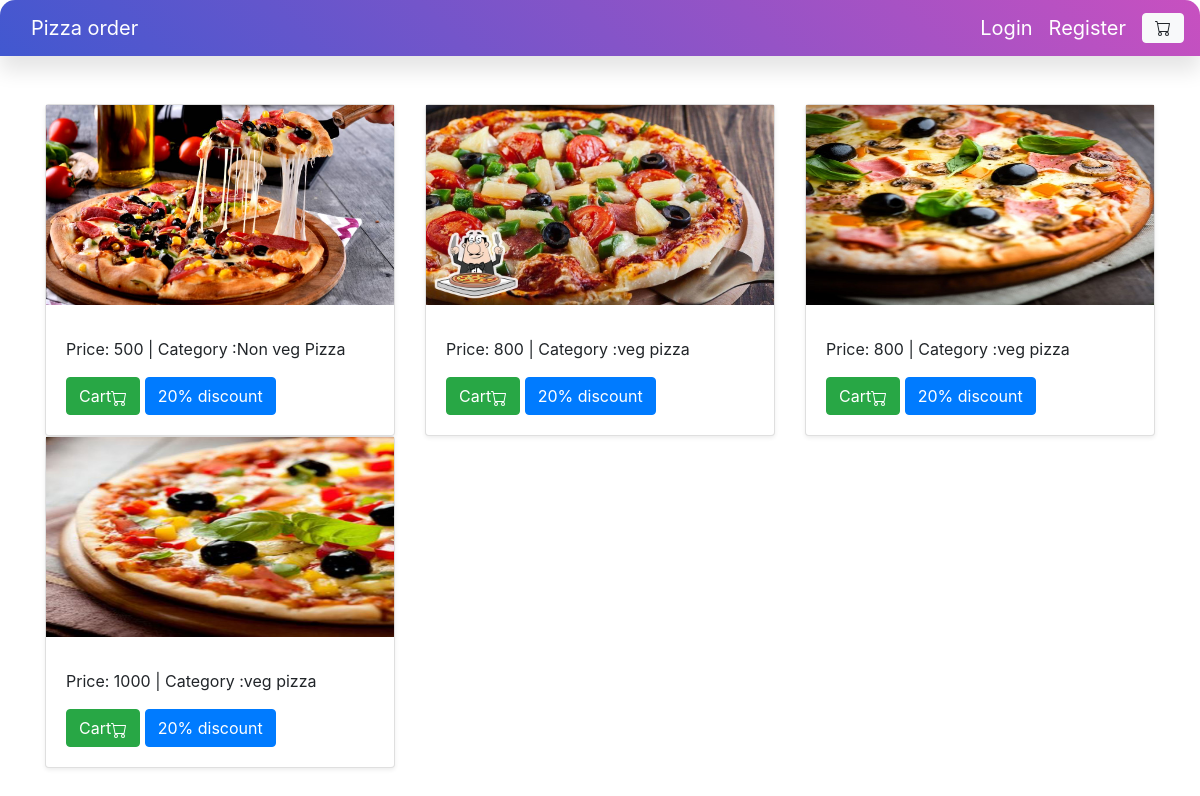
The page / on the database its author committed.
### home/models.py (models this page shows)
class BaseModel(models.Model):
    uid=models.UUIDField(default=uuid.uuid4, editable=False,primary_key=True)
    created_at=models.DateField(auto_now_add=True)
    updated_at=models.DateField(auto_now_add=True)
    class Metas:
        abstract=True

class Pizza(BaseModel):
    category = models.ForeignKey(PizzaCategory, on_delete=models.CASCADE, related_name='category')
    pizza_name=models.CharField(max_length=100)
    price=models.IntegerField(default=100)
    images=models.ImageField(upload_to='pizza')

class PizzaCategory(BaseModel):
    category_name=models.CharField(max_length=100)

### home/views.py (the view)
# urls.py: path('', home),
def home(request):
    pizzas = Pizza.objects.all()
    return render(request, 'home.html', {'pizzas': pizzas})

### templates/home.html (shortened to what this page needs)
{% extends 'base.html'%}
{%block content%}
<div class="album py-5 bg-body-tertiary">
    <div class="container">
      <div class="row row-cols-1 row-cols-sm-2 row-cols-md-3 g-3">
          {% for pizza in pizzas%}
        <div class="col">
          <div class="card shadow-sm">
            <img src="/media/{{pizza.images}}" height="200px" >
            <div class="card-body">
              <p class="card-text">Price: {{pizza.price}}  |  Category :{{pizza.category.category_name}} </p>
              <a href="{% url 'add-cart' pizza.uid %}" class="btn btn-success">Cart</a>
                <a href="#" class="btn btn-primary"> 20% discount</a>
              </div>
            </div>
          </div>
           {% endfor%}
        </div>
    </div>
  </div>
{% endblock %}

### templates/base.html (shortened to what this page needs)
<!DOCTYPE html>
<html lang="en">
<head>
    <link
      rel="stylesheet"
      href="https://stackpath.bootstrapcdn.com/bootstrap/4.5.2/css/bootstrap.min.css" />
    <link rel='stylesheet' href="/static/css/navbar.css">
</head>
<body>
<nav class="navbar navbar-expand-lg navbar-light nav">
    <div class="container-fluid">
      <a class="navbar-brand" href="/">Pizza order </a>
    </div>
    <div class="collapse navbar-collapse justify-content-end" id="navbarSupportedContent">
        {% if request.user.is_authenticated %}
        <a class="navbar-brand navbar-right" href="{% url 'logout'%}">Logout </a>
        <a class="btn btn-primary navbar-right"  href="{% url 'order'%}">Dashboard </a>
        {% else %}
        <a class="navbar-brand navbar-right" href="{% url 'login'%}">Login </a>
        <a class="navbar-brand navbar-right" href="{% url 'register'%}">Register </a>
        {% endif %}
           <a href="{% url 'cart'%}" class="btn btn-light btn-right button-container" >{{request.user.get_cart_count}}</a>
        </div>
    </nav>
{% block content%}
{% endblock %}
</body>
</html>

### static/css/navbar.css (style rules this page uses)
.nav { background: #fff; border-radius: 15px; box-shadow: 0px 15px 20px rgba(0,0,0,0.1); border-radius: 15px 15px 0 0; background: linear-gradient(-135deg, #c850c0, #4158d0); }
.navbar .navbar-brand { color: #fff; }
.navbar { place-items: right; }
.button-container { display: flex; }

### rows shown on the page
Pizza: images (picture), price "500", category.category_name "Non veg Pizza"
Pizza: images (picture), price "800", category.category_name "veg pizza"
Pizza: images (picture), price "800", category.category_name "veg pizza"
Pizza: images (picture), price "1000", category.category_name "veg pizza"
